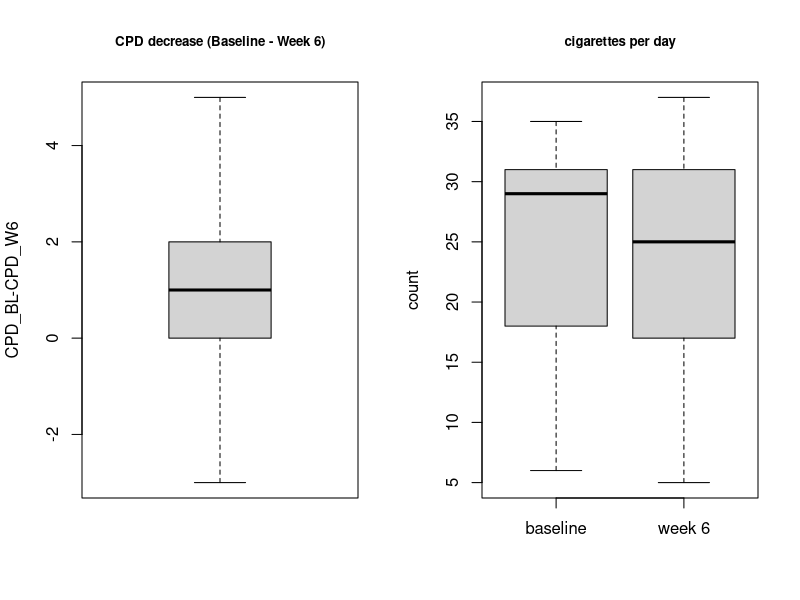
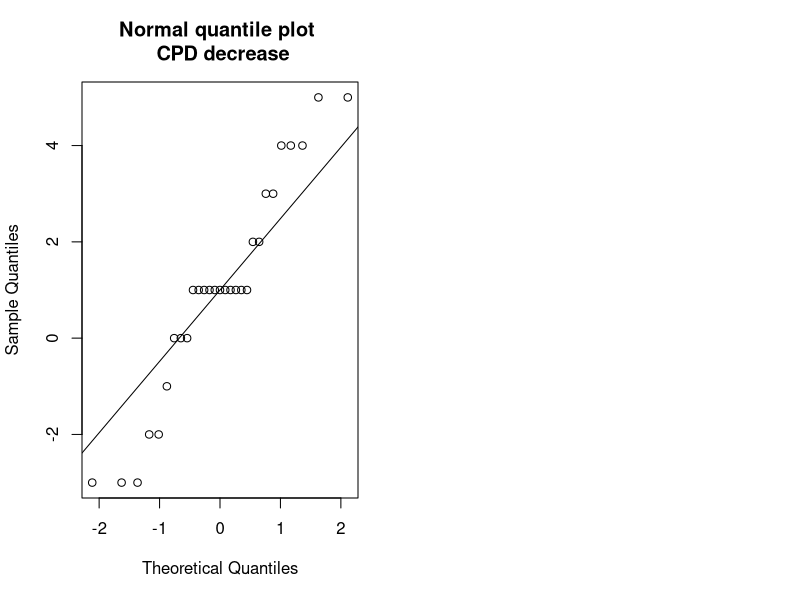
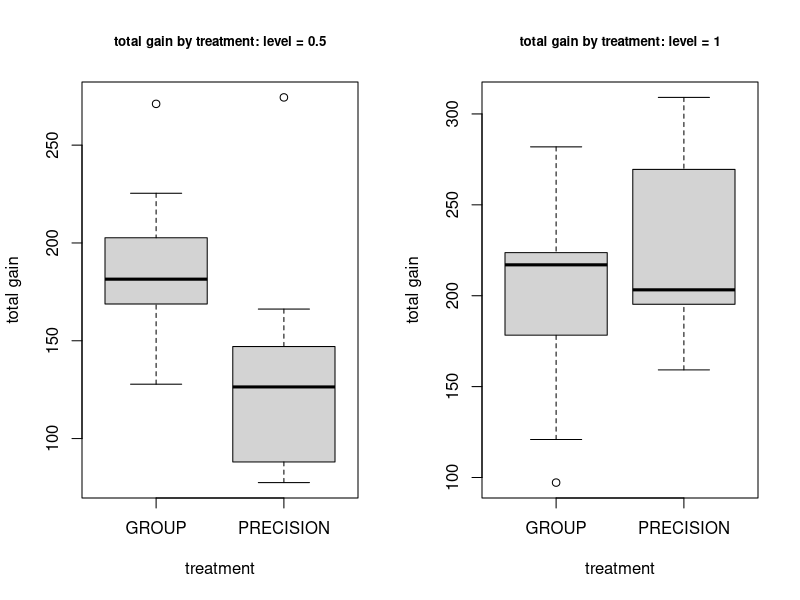
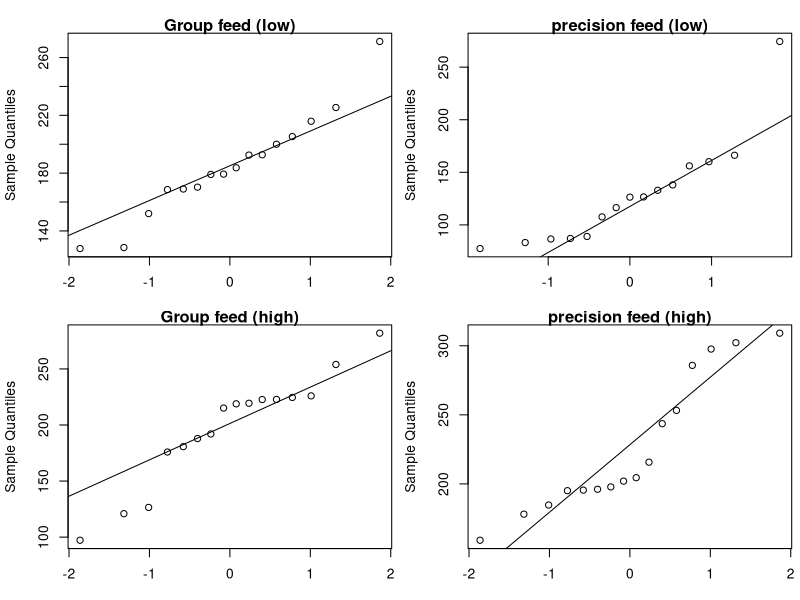

These figures' R source, in order:
## ---- chunk 1
knitr::opts_chunk$set(echo = TRUE)
## ---- chunk 2
ecig <- read.csv('data/ecigarette.csv',header=T)
cows <- read.csv("data/heifer_mod.csv")
dating <- read.csv("data/dating_survey2.csv")

## ---- chunk 3
# add differences
ecig$cpd_diff <- ecig$CPD_BL - ecig$CPD_W6

ms <- round(apply(ecig[,c(2:3,6)],2,mean),2)
ss <-round(apply(ecig[,c(2:3,6)],2,sd),2)
## ---- chunk 4
par(mfrow=c(1,2))
boxplot(ecig$cpd_diff, main='CPD decrease (Baseline - Week 6)',ylab='CPD_BL-CPD_W6',cex.main=.8)
boxplot(ecig[,c(2:3)], main='cigarettes per day', ylab='count',cex.main=.8,
        xaxt='n')
axis(1, at=1:2, labels=c('baseline','week 6'))
## ---- chunk 5
paired <- t.test(ecig$cpd_diff,alternative = 'greater')
## ---- chunk 6
qqnorm(ecig$cpd_diff,main='Normal quantile plot \n CPD decrease')
qqline(ecig$cpd_diff)
## ---- chunk 7
# level 0.5:
cows.low <- subset(cows, level==0.5)
means.l <- round(tapply(cows.low$tgain,cows.low$Treatment,mean),1)
medians.l <- round(tapply(cows.low$tgain,cows.low$Treatment,median),1)
sds.l <- round(tapply(cows.low$tgain,cows.low$Treatment,sd),1)

# level 1:
cows.high <- subset(cows, level==1)
means.h <- round(tapply(cows.high$tgain,cows.high$Treatment,mean),1)
medians.h <- round(tapply(cows.high$tgain,cows.high$Treatment,median),1)
sds.h <- round(tapply(cows.high$tgain,cows.high$Treatment,sd),1)

## ---- chunk 8
# descriptive plots
par(mfrow=c(1,2))
# level 0.5:
boxplot(cows.low$tgain~cows.low$Treatment, main='total gain by treatment: level = 0.5', cex.main=.8, ylab='total gain',
        xlab='treatment')

# level =1
boxplot(cows.high$tgain~cows.high$Treatment, main='total gain by treatment: level = 1', cex.main=.8, ylab='total gain', xlab='treatment')
## ---- chunk 9
# inferential analysis - heifers
ttest.l <- t.test(cows.low$tgain~cows.low$Treatment, var.equal=FALSE)
ttest.h <- t.test(cows.high$tgain~cows.high$Treatment, var.equal=FALSE)
## ---- chunk 10
# check model assumptions: normality within each group
par(mfrow=c(2,2), oma=c(0,0,1,0),mar=c(3.1,4.1,1,.5)) # change plot margins to fit more
qqnorm(cows.low$tgain[which(cows.low$Treatment=='GROUP')], main='Group feed (low)')
qqline(cows.low$tgain[which(cows.low$Treatment=='GROUP')])
qqnorm(cows.low$tgain[which(cows.low$Treatment=='PRECISION')], main='precision feed (low)')
qqline(cows.low$tgain[which(cows.low$Treatment=='PRECISION')])

qqnorm(cows.high$tgain[which(cows.high$Treatment=='GROUP')], main='Group feed (high)')
qqline(cows.high$tgain[which(cows.high$Treatment=='GROUP')])
qqnorm(cows.high$tgain[which(cows.high$Treatment=='PRECISION')], main='precision feed (high)')
qqline(cows.high$tgain[which(cows.high$Treatment=='PRECISION')])
## ---- chunk 11
dating$lost <- is.na(dating$grade12)
mated.miss <- sum(is.na(dating$maternal_ed))
counts <- table(dating$lost)
counts.mated <- table(dating$maternal_ed, dating$lost)

prop.mated <- prop.table(counts.mated,1) # proportion lost to follow up in each group
percent.mated <- round(prop.mated,3)*100

# if I reverse the columns of the table, we define "success" to be lost to follow up
tt2 <- counts.mated[,c(2,1)]
proptest.mated <- prop.test((tt2))

# save the confidence interval
ci <- round(proptest.mated$conf.int,4)
## ---- chunk 12
proptest.mated.no.cc <- prop.test((tt2))
proptest.mated.no.cc
